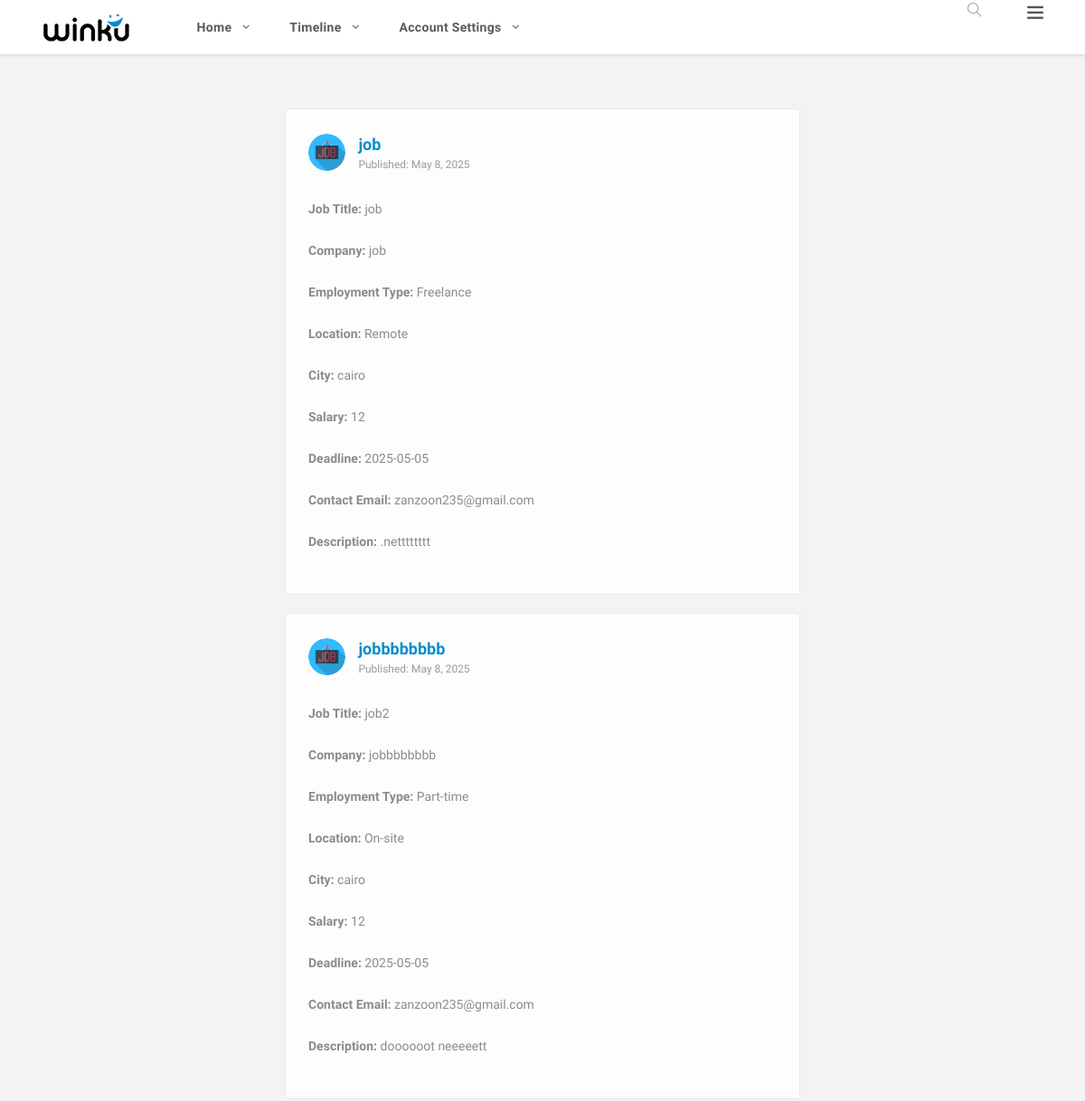
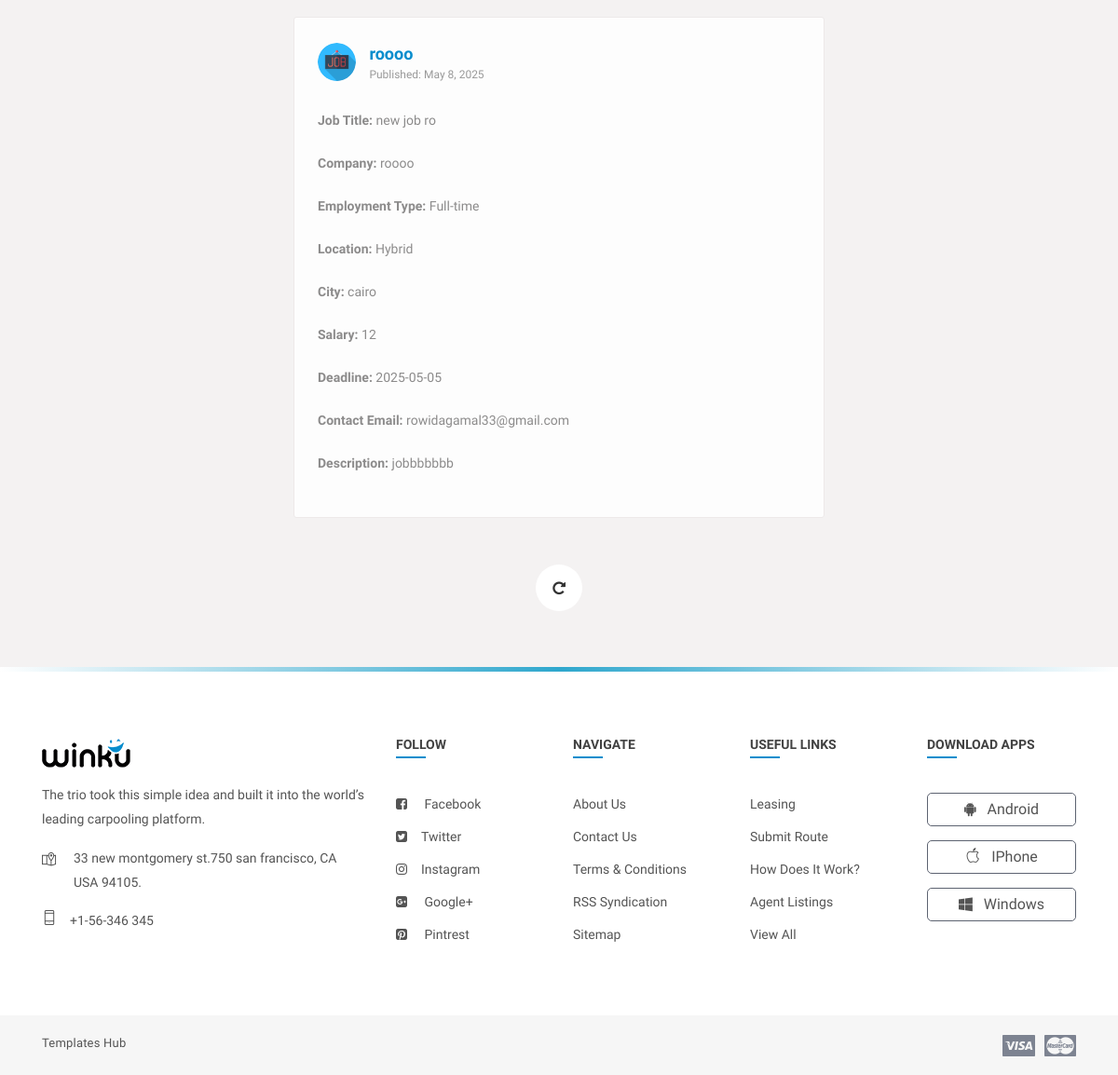
The page /linkedIn/Views/Job/jobsEmp.php (signed in) on the database its author committed (2 pictures, top to bottom).
### tables this page shows
CREATE TABLE `jobs` (
  `id` int(11) NOT NULL,
  `jobTitle` varchar(50) NOT NULL,
  `companyName` varchar(50) NOT NULL,
  `jobDescription` text NOT NULL,
  `employmentType` enum('Full-time','Part-time','Contract','Internship','Freelance') NOT NULL,
  `location` enum('On-site','Remote','Hybrid','') NOT NULL,
  `city` varchar(100) NOT NULL,
  `salary` decimal(10,0) NOT NULL,
  `applicationDeadline` date NOT NULL,
  `contactEmail` varchar(100) NOT NULL,
  `createdAt` date NOT NULL DEFAULT current_timestamp(),
  `empId` int(11) NOT NULL
);

### linkedIn/Controllers/DBController.php (called while the page is built, shortened)
<?php
class DBController
{
    public $dbHost = "localhost";
    public $dbUser = "root";
    public $dbPassword = "";
    public $dbName = "linkedin";
    public $connection;
    public function __construct() {
        try {
            $this->connection = new mysqli($this->dbHost, $this->dbUser, $this->dbPassword, $this->dbName);
        } catch (Exception $e) {
            error_log("Error in DBController: " . $e->getMessage());
            throw $e;
        }
    }
    public function openConnection()
    {
        $this->connection = new mysqli($this->dbHost, $this->dbUser, $this->dbPassword, $this->dbName);
        if ($this->connection->connect_error) {
            echo "Error in Connection : " . $this->connection->connect_error;
            return false;
        } else {
            return true;
        }
    }
    public function select($qry)
    {
        $result = $this->connection->query($qry);
        if (!$result) {
            echo "Error : " . mysqli_error($this->connection);
            return false;
        } else {
            return $result->fetch_all(MYSQLI_ASSOC);
        }
    }
}
?>

### linkedIn/Controllers/JobController.php (called while the page is built, shortened)
<?php
require_once 'DBController.php';
class JobController
{
    public function getAllJobs()
    {
        $this->db = new DBController();
        if ($this->db->openConnection()) {
            $query = "SELECT jobs.id,jobs.jobTitle, jobs.companyName,jobs.jobDescription,jobs.employmentType,jobs.location,jobs.city,jobs.salary,
                        jobs.applicationDeadline,jobs.contactEmail,jobs.createdAt FROM jobs";
            return $this->db->select($query);
        } else {
            echo "Error in Database Connection";
            return false;
        }
    }
}

### linkedIn/Views/Job/jobsEmp.php (the view, shortened to what this page needs)
<?php
require_once '../../Controllers/JobController.php';
$jobcontroller = new JobController();
$Jobs = $jobcontroller->getAllJobs();
?>
<!DOCTYPE html>
<html lang="en">
<head>
    <link rel="stylesheet" href="../../../Assets/css/main.min.css">
    <link rel="stylesheet" href="../../../Assets/css/style.css">
    <link rel="stylesheet" href="../../../Assets/css/color.css">
    <link rel="stylesheet" href="../../../Assets/css/responsive.css">
</head>
<body>
<div class="theme-layout">
<?php require_once '../shared/header.php'; ?>
	<section>
		<div class="gap gray-bg">
			<div class="container-fluid">
				<div class="row">
					<div class="col-lg-12">
						<div class="row" id="page-contents">
							<div class="col-lg-3">
							</div>
							<div class="col-lg-6">
<div class="loadMore">
	<?php if(!empty($Jobs)):?>
	<?php
	foreach($Jobs as $job):
	?>
	<div class="central-meta item">
		<div class="user-post">
			<div class="friend-info">
				<figure>
					<img src="../../Assets/images/job2.png" alt="">
				</figure>
				<div class="friend-name">
					<ins><a href="#" title=""><?php echo $job['companyName']?></a></ins>
					<span>Published: <?= date("F j, Y", strtotime($job['created_at'] ?? 'now')) ?></span>
				</div>
				<div class="post-meta">
					<div class="description">
					<p><strong>Job Title:</strong> <?= htmlspecialchars($job['jobTitle']) ?></p>
					<p><strong>Company:</strong> <?= htmlspecialchars($job['companyName']) ?></p>
					<p><strong>Employment Type:</strong> <?= htmlspecialchars($job['employmentType']) ?></p>
					<p><strong>Location:</strong> <?= htmlspecialchars($job['location']) ?></p>
					<p><strong>City:</strong> <?= htmlspecialchars($job['city']) ?></p>
					<p><strong>Salary:</strong> <?= htmlspecialchars($job['salary']) ?></p>
					<p><strong>Deadline:</strong> <?= htmlspecialchars($job['applicationDeadline']) ?></p>
					<p><strong>Contact Email:</strong> <?= htmlspecialchars($job['contactEmail']) ?></p>
					<p><strong>Description:</strong> <?= htmlspecialchars($job['jobDescription']) ?></p>
				    </div>
				</div>
			</div>
		</div>
	</div>
	<?php endforeach; ?>
	<?php else:?>
		<p>No posts found </p>
	<?php endif;?>
</div>
							</div>
						</div>
					</div>
				</div>
			</div>
		</div>
	</section>
	<footer>
		<div class="container">
			<div class="row">
				<div class="col-lg-4 col-md-4">
					<div class="widget">
						<div class="foot-logo">
							<div class="logo">
								<a href="index-2.html" title=""><img src="images/logo.png" alt=""></a>
							</div>
							<p>
								The trio took this simple idea and built it into the world’s leading carpooling platform.
							</p>
						</div>
						<ul class="location">
							<li>
								<i class="ti-map-alt"></i>
								<p>33 new montgomery st.750 san francisco, CA USA 94105.</p>
							</li>
							<li>
								<i class="ti-mobile"></i>
								<p>+1-56-346 345</p>
							</li>
						</ul>
					</div>
				</div>
				<div class="col-lg-2 col-md-4">
					<div class="widget">
						<div class="widget-title"><h4>follow</h4></div>
						<ul class="list-style">
							<li><i class="fa fa-facebook-square"></i> <a href="https://web.facebook.com/shopcircut/" title="">facebook</a></li>
							<li><i class="fa fa-twitter-square"></i><a href="https://twitter.com/login?lang=en" title="">twitter</a></li>
							<li><i class="fa fa-instagram"></i><a href="https://www.instagram.com/?hl=en" title="">instagram</a></li>
							<li><i class="fa fa-google-plus-square"></i> <a href="https://plus.google.com/discover" title="">Google+</a></li>
							<li><i class="fa fa-pinterest-square"></i> <a href="https://www.pinterest.com/" title="">Pintrest</a></li>
						</ul>
					</div>
				</div>
				<div class="col-lg-2 col-md-4">
					<div class="widget">
						<div class="widget-title"><h4>Navigate</h4></div>
						<ul class="list-style">
							<li><a href="about.html" title="">about us</a></li>
							<li><a href="contact.html" title="">contact us</a></li>
							<li><a href="terms.html" title="">terms & Conditions</a></li>
							<li><a href="#" title="">RSS syndication</a></li>
							<li><a href="sitemap.html" title="">Sitemap</a></li>
						</ul>
					</div>
				</div>
				<div class="col-lg-2 col-md-4">
					<div class="widget">
						<div class="widget-title"><h4>useful links</h4></div>
						<ul class="list-style">
							<li><a href="#" title="">leasing</a></li>
							<li><a href="#" title="">submit route</a></li>
							<li><a href="#" title="">how does it work?</a></li>
							<li><a href="#" title="">agent listings</a></li>
							<li><a href="#" title="">view All</a></li>
						</ul>
					</div>
				</div>
				<div class="col-lg-2 col-md-4">
					<div class="widget">
						<div class="widget-title"><h4>download apps</h4></div>
						<ul class="colla-apps">
							<li><a href="https://play.google.com/store?hl=en" title=""><i class="fa fa-android"></i>android</a></li>
							<li><a href="https://www.apple.com/lae/ios/app-store/" title=""><i class="ti-apple"></i>iPhone</a></li>
							<li><a href="https://www.microsoft.com/store/apps" title=""><i class="fa fa-windows"></i>Windows</a></li>
						</ul>
					</div>
				</div>
			</div>
		</div>
	</footer>
	<div class="bottombar">
		<div class="container">
			<div class="row">
				<div class="col-md-12">
					<span class="copyright"><a target="_blank" href="https://www.templateshub.net">Templates Hub</a></span>
					<i><img src="images/credit-cards.png" alt=""></i>
				</div>
			</div>
		</div>
	</div>
</div>
</body>
</html>

### linkedIn/Assets/css/color.css (style rules this page uses)
.product-carousel .owl-nav .owl-prev::before, .product-carousel .owl-nav .owl-next::before, .product-caro .owl-prev:hover:before, .product-caro .owl-next:hover:before, .log-reg-area form .forgot-pwd, .log-reg-area form .already-have, .log-reg-area > p a, .top-area > ul > li > a > span, .timeline-info > ul li a.active, .timeline-info > ul li a:hover, .dropdowns > a.more-mesg, .activity-meta > h6 a, .activity-meta > span a:hover, .friend-name > ins, .description > p a, .we-reply, .sidebar .widget li:hover > a, .sidebar .widget li:hover > i, .friend-meta > a, .user-setting > a:hover, .we-comet li a.showmore, .twiter-feed > li p a, .tutor-links > li i, .tutor-links > li:hover, .pepl-info > span, .page-meta > a, .frnds .nav-tabs .nav-item a.active, .f-title i, #work > div a, .basics > li i, .education > li i, .groups > span i, a.forgot-pwd, .friend-meta > h4 a:hover, .x_title > h2, .post-meta .detail > span, .add-btn > a:hover, .top-area > ul.main-menu > li > ul li a:hover, .dropdowns.active > a i, .user-setting > a i, .form-group input.form-file ~ .control-label, .form-group input.has-value ~ .control-label, .form-group input:focus ~ .control-label, .form-group input:valid ~ .control-label, .form-group select ~ .control-label, .form-group textarea.form-file ~ .control-label, .form-group textarea.has-value ~ .control-label, .form-group textarea:focus ~ .control-label, .form-group textarea:valid ~ .control-label, .flaged > h3, .invition .friend-meta a.invite:hover, .more-optns > ul li:hover, .post-title > h4 a:hover, .post-title .p-date a:hover, .l-post .l-post-meta > h4 a:hover, .read:hover, blockquote, .tags > a:hover, .comment-titles > span, .help-list > ul li a:hover i, .carrer-title > h2 > span, .carrer-title > span a, .open-position > h4 a:hover, .option-set.icon-style > li > a.selected, .category-box > i, .getquot-baner > a, .branches-box > ul li i, .help-topic-result > h2 a:hover, .product-name > h5 a:hover, .full-postmeta .shopnow, .prices.style2 ins span, .single-btn > li > a.active, .total-box > ul > li.final-total, .logout-meta > p a, .forum-list table tbody tr td i, .forum-list table tbody tr td a, .widget ul.recent-topics > li > i, .date-n-reply > a, .topic-data > span, .help-list > ul li a:hover, .employer-info h2, .job-detail > ul li i, .company-intro > a { color: #088dcd; }
#nprogress .bar, .timeline-info > ul li a::before, .add-btn > a, .activitiez > li::before, form button, .colla-apps > li a:hover, a.underline:before, .setting-row input:checked + label, .user-avatar:hover .edit-phto, .error-meta > a, .color-bg, .add-butn, .nav.nav-tabs.likes-btn > li a.active, a.dislike-btn, .drop > a:hover, .btn-view.btn-load-more:hover, .accordion .card h5 button[aria-expanded="true"], .chat-head, .f-page > figure em, .inbox-panel-head > ul > li > a, .nav-tabs--left .nav-link.active, .nav-tabs--left .nav-link.active:hover, footer .widget-title h4::before, #topcontrol, .sidebar .widget-title::before, .f-title::before, .g-post-classic > figure > i::after, .purify > a, .help-list > a:hover, .open-position::before, .info > a, .category-box:hover, .category-box.selected, a.main-btn, .section-heading::before, .getquot-baner, .more-branches > h4::before, .is-helpful > a, .cart-optionz > li > a:hover, .paginationz > li a:hover, .paginationz > li a.active, .shopping-cart, a.btn2:hover, .form-submit > input[type="submit"], button.submit-checkout, .delete-cart:hover, .proceed .button, .amount-area .update-cart, a.addnewforum, .apply-bttons > a { background: #088dcd; }

### linkedIn/Assets/css/responsive.css (style rules this page uses)
@media screen and (max-width: 1281px) and (min-width: 1024px) { footer .widget-title h4 { font-size: 14px; } }

### rows shown on the page
jobs: companyName "job", created_at "May 8, 2025", jobTitle "job", employmentType "Freelance", location "Remote", city "cairo", salary "12", applicationDeadline "2025-05-05", contactEmail "zanzoon235@gmail.com", jobDescription ".netttttttt"
jobs: companyName "jobbbbbbbb", created_at "May 8, 2025", jobTitle "job2", employmentType "Part-time", location "On-site", city "cairo", salary "12", applicationDeadline "2025-05-05", contactEmail "zanzoon235@gmail.com", jobDescription "doooooot neeeeett"
jobs: companyName "roooo", created_at "May 8, 2025", jobTitle "new job ro", employmentType "Full-time", location "Hybrid", city "cairo", salary "12", applicationDeadline "2025-05-05", contactEmail "rowidagamal33@gmail.com", jobDescription "jobbbbbbb"
